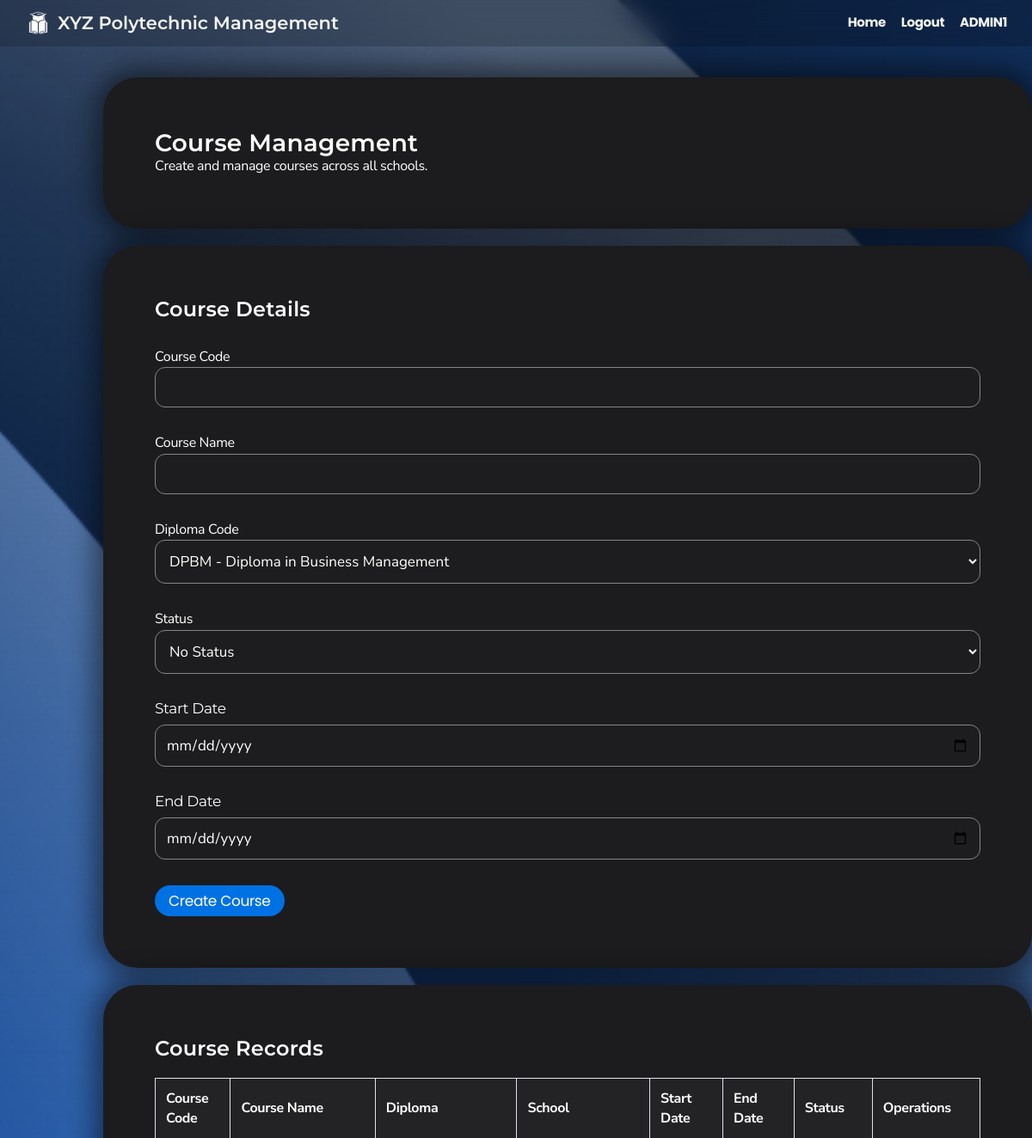
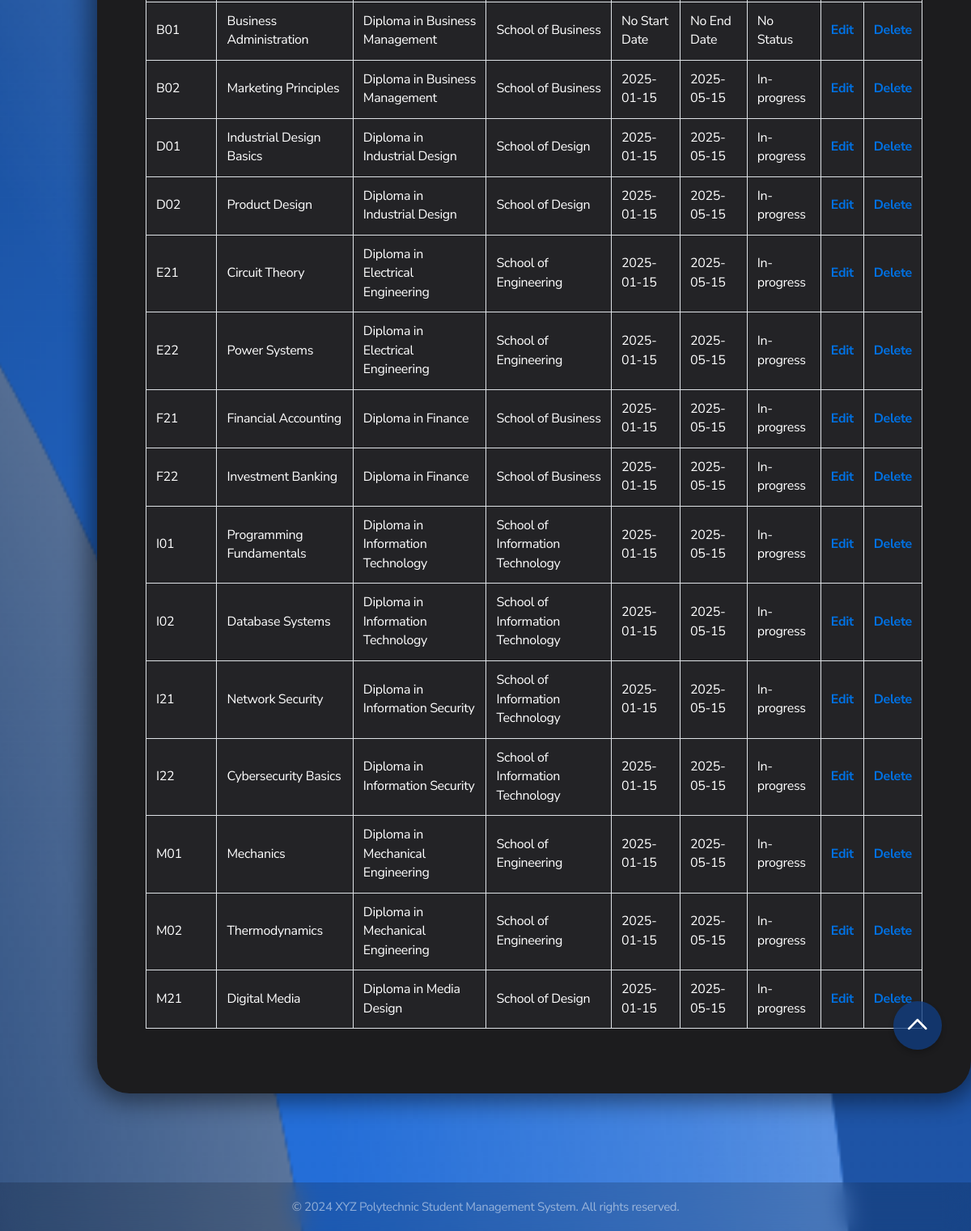
Screenshot of /CRUD3/admin_course_create_form.php (signed in) with the database file from the repository (2 pictures, top to bottom).
### tables this page shows
CREATE TABLE `course` (
  `course_code` varchar(3) NOT NULL,
  `course_name` varchar(50) NOT NULL,
  `diploma_code` varchar(5) NOT NULL,
  `course_start_date` date DEFAULT NULL,
  `course_end_date` date DEFAULT NULL,
  `status` enum('To start','No Status','In-progress','Ended') DEFAULT NULL
);

CREATE TABLE `diploma` (
  `diploma_code` varchar(5) NOT NULL,
  `diploma_name` varchar(50) NOT NULL,
  `school_code` varchar(3) NOT NULL
);

CREATE TABLE `school` (
  `school_code` varchar(3) NOT NULL,
  `school_name` varchar(50) NOT NULL
);

### CRUD3/admin_course_create_form.php (the view, shortened to what this page needs)
<?php
$con = mysqli_connect("localhost","root","","xyz polytechnic");
$full_name = isset($_SESSION['session_full_name']) ? $_SESSION['session_full_name'] : "";
$diploma_query = "SELECT diploma_code, diploma_name FROM diploma";
$diplomas = $con->query($diploma_query);
?>
<!DOCTYPE html>
<html lang="en">
<head>
    <link rel="stylesheet" href="../styles.css">
</head>
<body>
    <div class="navbar">
        <div class="navbar-brand">
            <img src="../logo.png" alt="XYZ Polytechnic Logo" class="school-logo">
            <h1>XYZ Polytechnic Management</h1>
        </div>
        <nav>
            <a href="../admin_dashboard.php">Home</a>
            <a href="../logout.php">Logout</a>
            <a><?php echo htmlspecialchars($full_name); ?></a>
        </nav>
    </div>
    <div class="container">
        <div class="card">
            <h2>Course Management</h2>
            <p>Create and manage courses across all schools.</p>
        </div>
        <div class="card">
            <h3>Course Details</h3>
            <form method="POST" action="admin_course_create.php" onsubmit="return validateDates()">
                <div class="form-group">
                    <label>Course Code</label>
                    <input type="text" name="course_code" pattern="[A-Z]{1}\d{2}" title="Format: 1 uppercase letter followed by 2 digits" required>
                </div>
                <div class="form-group">
                    <label>Course Name</label>
                    <input type="text" name="course_name" required>
                </div>
                <div class="form-group">
                    <label>Diploma Code</label>
                    <select name="diploma_code" required>
                        <?php while($row = $diplomas->fetch_assoc()): ?>
                            <option value="<?= htmlspecialchars($row['diploma_code']) ?>">
                                <?= htmlspecialchars($row['diploma_code'] . ' - ' . $row['diploma_name']) ?>
                            </option>
                        <?php endwhile; ?>
                    </select>
                </div>
                <div class="form-group">
                    <label>Status</label>
                    <select name="status" onchange="toggleDateFields()" required>
                        <option value="No Status" selected>No Status</option>
                    </select>
                </div>
                <div class="form-group">
                    <label class="label">Start Date</label>
                    <input type="date" name="course_start_date"
                        value="<?php echo $course_row['course_start_date'] ? htmlspecialchars($course_row['course_start_date']) : ''; ?>">
                </div>
                <div class="form-group">
                    <label class="label">End Date</label>
                    <input type="date" name="course_end_date"
                        value="<?php echo $course_row['course_end_date'] ? htmlspecialchars($course_row['course_end_date']) : ''; ?>">
                </div>
                <button type="submit">Create Course</button>
            </form>
        </div>
        <div class="card">
            <h3>Course Records</h3>
            <button id="scrollToTop" class="button" onclick="scroll_to_top()">
                <img src="../scroll_up.png" alt="Scroll to top">
            </button>
            <?php
            $course_query = "SELECT c.*, d.diploma_name, s.school_name
                           FROM course c
                           JOIN diploma d ON c.diploma_code = d.diploma_code
                           JOIN school s ON d.school_code = s.school_code
                           ORDER BY c.course_code";
            $course_result = $con->query($course_query);
            if ($course_result->num_rows > 0) {
                echo '<table border="1" bgcolor="white" align="center">';
                echo '<tr>
                        <th>Course Code</th>
                        <th>Course Name</th>
                        <th>Diploma</th>
                        <th>School</th>
                        <th>Start Date</th>
                        <th>End Date</th>
                        <th>Status</th>
                        <th colspan="2">Operations</th>
                    </tr>';
                while ($course_row = $course_result->fetch_assoc()) {
                    echo '<tr>';
                    echo '<td>' . htmlspecialchars($course_row['course_code']) . '</td>';
                    echo '<td>' . htmlspecialchars($course_row['course_name']) . '</td>';
                    echo '<td>' . htmlspecialchars($course_row['diploma_name']) . '</td>';
                    echo '<td>' . htmlspecialchars($course_row['school_name']) . '</td>';
                    echo '<td>' . ($course_row['course_start_date'] ? htmlspecialchars(date('Y-m-d', strtotime($course_row['course_start_date']))) : 'No Start Date') . '</td>';
                    echo '<td>' . ($course_row['course_end_date'] ? htmlspecialchars(date('Y-m-d', strtotime($course_row['course_end_date']))) : 'No End Date') . '</td>';
                    echo '<td>' . htmlspecialchars(($course_row['status'] ? $course_row['status'] : 'No Status')) . '</td>';
                    echo '<td> <a href="admin_course_update_form.php?course_code=' . htmlspecialchars($course_row['course_code']) . '">Edit</a> </td>';
                    echo '<td> <a href="#" onclick="confirmDelete(\'' . htmlspecialchars($course_row['course_code']) . '\')">Delete</a> </td>';
                    echo '</tr>';
                }
                echo '</table>';
            } else {
                echo '<p class="text-center">No courses found.</p>';
            }
            ?>
        </div>
    </div>
</body>
<footer class="footer">
    <p>&copy; 2024 XYZ Polytechnic Student Management System. All rights reserved.</p>
</footer>
</html>

### styles.css (style rules this page uses)
* { margin: 0; padding: 0; box-sizing: border-box; }
body { font-family: 'Nunito Sans', sans-serif; line-height: 1.47059; font-weight: 400; letter-spacing: -.022em; background-image: url('background.png'); background-size: cover; background-position: center; background-repeat: no-repeat; background-attachment: fixed; background-color: #1c1c1e; color: #ffffff; min-height: 100vh; display: flex; flex-direction: column; -webkit-font-smoothing: antialiased; }
h1, h2, h3, h4, h5, h6 { font-family: 'Montserrat', sans-serif; font-weight: 600; }
h1 { font-size: 40px; line-height: 1.1; letter-spacing: 0; }
h2 { font-size: 28px; line-height: 1.14286; letter-spacing: .007em; }
h3 { font-size: 24px; line-height: 1.16667; letter-spacing: .009em; }
button, .button { font-family: 'Poppins', sans-serif; background-color: #0071e3; color: #fff; font-size: 17px; line-height: 1.17648; font-weight: 400; letter-spacing: -.022em; padding: 8px 16px; border-radius: 980px; border: none; cursor: pointer; transition: all 0.3s ease; }
a { color: #0071e3; margin-top: 20px; text-decoration: none; font-weight: bold; }
.navbar { background: #0000002d; backdrop-filter: saturate(100%) blur(15px); position: fixed; top: 0px; left: 0; right: 0; z-index: 9999; height: 54px; display: flex; align-items: center; justify-content: space-between; padding: 0 22px; }
.navbar-brand { display: flex; align-items: center; }
.navbar-brand h1 { color: #f5f5f7; font-size: 21px; margin: 0; }
.navbar a { font-family: 'Poppins', sans-serif; color: #f5f5f7; font-size: 15px; text-decoration: none; padding: 0 7px; opacity: 1; transition: opacity 0.3s; }
.school-logo { height: 45px; width: 45px; }
.container { max-width: 1080px; justify-content: center; align-items: center; min-height: calc(90vh - 44px - 57px); width: 90%; margin: 30px auto; padding: 60px; }
.card { background: #1c1c1e; border-radius: 40px; padding: 60px; margin-bottom: 20px; box-shadow: 0 0 30px 10px rgba(0, 0, 0, 0.485); transition: transform 0.3s ease, box-shadow 0.3s ease; width: 1080px; }
.form-group { margin-top:30px; margin-bottom: 30px; }
.label { font-family: 'Montserrat', sans-serif; display: block; font-size: 17px; line-height: 1.23536; font-weight: 400; letter-spacing: -.022em; margin-bottom: 8px; color: #ffffff; }
input[type="text"], input[type="email"], input[type="password"], input[type="date"], select, textarea { font-family: 'Nunito Sans', sans-serif; width: 100%; padding: 12px; font-size: 17px; line-height: 1.23536; border: 1.6px solid #858585; border-radius: 12px; background-color: #1d1d1f; color: #ffffff; transition: border-color 0.3s ease; }
table { width: 100%; border: 1px solid #ffffff; border-collapse: collapse; margin-bottom: 20px; margin-top: 20px; }
table th, table td { font-family: 'Nunito Sans', sans-serif; padding: 12px; border: 1px solid #dee2e6; text-align: left; background: #232326; }
.footer { padding: 20px; text-align: center; font-size: 15px; line-height: 1.33337; margin-top: auto; background: #0000002d; backdrop-filter: saturate(100%) blur(15px); color: rgba(255, 255, 255, 0.5); }
#scrollToTop { position: fixed; top: 90%; right: 3%; z-index: 1000; width: 60px; height: 60px; background-color: #113f84c2; color: #fff; border-radius: 50%; box-shadow: 0 4px 6px rgba(0, 0, 0, 0.2); transition: all 0.3s ease; border: none; display: flex; align-items: center; justify-content: center; cursor: pointer; }
#scrollToTop img { width: 30px; height: auto; pointer-events: none; }

### rows the page displays
course: course_code "B01", course_name "Business Administration", diploma_code.diploma_name "Diploma in Business Management", school.school_name "School of Business", shows "No Start Date", shows "No End Date", status "No Status"
course: course_code "B02", course_name "Marketing Principles", diploma_code.diploma_name "Diploma in Business Management", school.school_name "School of Business", course_start_date "2025-01-15", course_end_date "2025-05-15", status "In-progress"
course: course_code "D01", course_name "Industrial Design Basics", diploma_code.diploma_name "Diploma in Industrial Design", school.school_name "School of Design", course_start_date "2025-01-15", course_end_date "2025-05-15", status "In-progress"
course: course_code "D02", course_name "Product Design", diploma_code.diploma_name "Diploma in Industrial Design", school.school_name "School of Design", course_start_date "2025-01-15", course_end_date "2025-05-15", status "In-progress"
course: course_code "E21", course_name "Circuit Theory", diploma_code.diploma_name "Diploma in Electrical Engineering", school.school_name "School of Engineering", course_start_date "2025-01-15", course_end_date "2025-05-15", status "In-progress"
course: course_code "E22", course_name "Power Systems", diploma_code.diploma_name "Diploma in Electrical Engineering", school.school_name "School of Engineering", course_start_date "2025-01-15", course_end_date "2025-05-15", status "In-progress"
course: course_code "F21", course_name "Financial Accounting", diploma_code.diploma_name "Diploma in Finance", school.school_name "School of Business", course_start_date "2025-01-15", course_end_date "2025-05-15", status "In-progress"
course: course_code "F22", course_name "Investment Banking", diploma_code.diploma_name "Diploma in Finance", school.school_name "School of Business", course_start_date "2025-01-15", course_end_date "2025-05-15", status "In-progress"
course: course_code "I01", course_name "Programming Fundamentals", diploma_code.diploma_name "Diploma in Information Technology", school.school_name "School of Information Technology", course_start_date "2025-01-15", course_end_date "2025-05-15", status "In-progress"
course: course_code "I02", course_name "Database Systems", diploma_code.diploma_name "Diploma in Information Technology", school.school_name "School of Information Technology", course_start_date "2025-01-15", course_end_date "2025-05-15", status "In-progress"
course: course_code "I21", course_name "Network Security", diploma_code.diploma_name "Diploma in Information Security", school.school_name "School of Information Technology", course_start_date "2025-01-15", course_end_date "2025-05-15", status "In-progress"
course: course_code "I22", course_name "Cybersecurity Basics", diploma_code.diploma_name "Diploma in Information Security", school.school_name "School of Information Technology", course_start_date "2025-01-15", course_end_date "2025-05-15", status "In-progress"
course: course_code "M01", course_name "Mechanics", diploma_code.diploma_name "Diploma in Mechanical Engineering", school.school_name "School of Engineering", course_start_date "2025-01-15", course_end_date "2025-05-15", status "In-progress"
course: course_code "M02", course_name "Thermodynamics", diploma_code.diploma_name "Diploma in Mechanical Engineering", school.school_name "School of Engineering", course_start_date "2025-01-15", course_end_date "2025-05-15", status "In-progress"
course: course_code "M21", course_name "Digital Media", diploma_code.diploma_name "Diploma in Media Design", school.school_name "School of Design", course_start_date "2025-01-15", course_end_date "2025-05-15", status "In-progress"

### other values shown
$full_name "ADMIN1"
form field diploma_code "DPBM - Diploma in Business Management"
